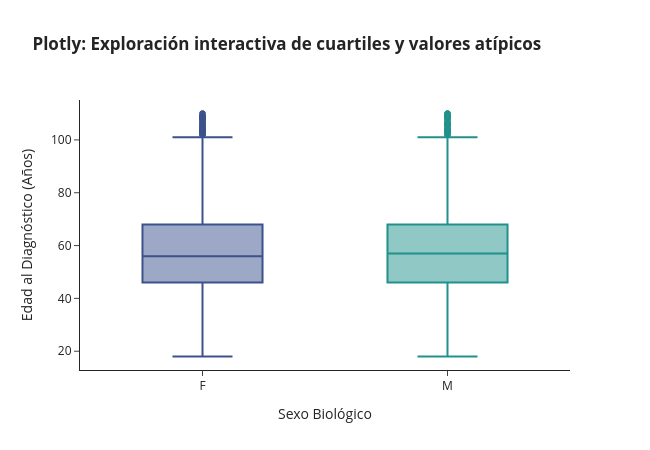

Write notebook code for a chart like this one.
### Code cell
# ==============================================================================
# 6. BENCHMARK DE VISUALIZACIÓN: MATPLOTLIB vs. SEABORN vs. PLOTLY
# ==============================================================================

# Preparación de datos
edad_f = df_clean[df_clean["GENDER"] == "F"]["AGE"].dropna()
edad_m = df_clean[df_clean["GENDER"] == "M"]["AGE"].dropna()

# ------------------------------------------------------------------------------
# 1. MATPLOTLIB PURO (Orientado a Objetos)
# Enfoque imperativo: control total de bajo nivel sobre cada elemento geométrico
# ------------------------------------------------------------------------------
fig, ax = plt.subplots(figsize=(6, 4))

bp = ax.boxplot(
    [edad_f, edad_m],
    tick_labels=["Femenino", "Masculino"],
    patch_artist=True,
    medianprops={"color": "black", "linewidth": 1.5},
    whiskerprops={"color": "#555555", "linestyle": "--"},
    capprops={"color": "#555555"},
)

colors = ["#3b528b", "#21918c"]
for patch, color in zip(bp["boxes"], colors):
    patch.set_facecolor(color)
    patch.set_alpha(0.7)

ax.set_title("Matplotlib: Mediana de edad similar entre ambos sexos", weight="bold")
ax.set_xlabel("Sexo Biológico")
ax.set_ylabel("Edad al Diagnóstico (Años)")
plt.tight_layout()
plt.savefig("figuras/comp_matplotlib.png", dpi=300)
plt.show()

# ------------------------------------------------------------------------------
# 2. SEABORN
# Enfoque declarativo estadístico: cálculo automático y sintaxis compacta
# ------------------------------------------------------------------------------
plt.figure(figsize=(6, 4))
ax_sns = sns.boxplot(
    data=df_clean, x="GENDER", y="AGE", palette=["#3b528b", "#21918c"], width=0.4
)
ax_sns.set_title("Seaborn: Mediana de edad similar entre ambos sexos", weight="bold")
ax_sns.set_xlabel("Sexo Biológico")
ax_sns.set_ylabel("Edad al Diagnóstico (Años)")
ax_sns.set_xticklabels(["Femenino", "Masculino"])
plt.tight_layout()
plt.savefig("figuras/comp_seaborn.png", dpi=300)
plt.show()

# ------------------------------------------------------------------------------
# 3. PLOTLY EXPRESS
# Enfoque interactivo: renderizado basado en web (D3.js) con inspección hover
# ------------------------------------------------------------------------------
fig_plotly = px.box(
    df_clean,
    x="GENDER",
    y="AGE",
    color="GENDER",
    color_discrete_map={"F": "#3b528b", "M": "#21918c"},
    labels={"GENDER": "Sexo Biológico", "AGE": "Edad al Diagnóstico (Años)"},
    title="<b>Plotly: Exploración interactiva de cuartiles y valores atípicos</b>",
)

fig_plotly.update_layout(
    showlegend=False, template="simple_white", width=650, height=450
)

# Exportar HTML interactivo e imagen estática
fig_plotly.write_html("figuras/comp_plotly.html")
fig_plotly.show()

### Figure 1 — Plotly figure (JSON) as saved in the notebook; plotly's stock layout.template omitted (floating-point values rounded to 4 significant figures; data arrays with more than 128 entries replaced by an {"elided": "..."} marker saying what was removed)
{"data": [{"alignmentgroup": "True", "hovertemplate": "Sexo Biológico=%{x}<br>Edad al Diagnóstico (Años)=%{y}<extra></extra>", "legendgroup": "F", "marker": {"color": "#3b528b"}, "name": "F", "notched": false, "offsetgroup": "F", "orientation": "v", "showlegend": true, "type": "box", "x": {"elided": "4481 str values"}, "x0": " ", "xaxis": "x", "y": {"elided": "4481 int values"}, "y0": " ", "yaxis": "y"}, {"alignmentgroup": "True", "hovertemplate": "Sexo Biológico=%{x}<br>Edad al Diagnóstico (Años)=%{y}<extra></extra>", "legendgroup": "M", "marker": {"color": "#21918c"}, "name": "M", "notched": false, "offsetgroup": "M", "orientation": "v", "showlegend": true, "type": "box", "x": {"elided": "4535 str values"}, "x0": " ", "xaxis": "x", "y": {"elided": "4535 int values"}, "y0": " ", "yaxis": "y"}], "layout": {"boxmode": "overlay", "height": 450, "legend": {"title": {"text": "Sexo Biológico"}, "tracegroupgap": 0}, "showlegend": false, "title": {"text": "<b>Plotly: Exploración interactiva de cuartiles y valores atípicos</b>"}, "width": 650, "xaxis": {"anchor": "y", "categoryarray": ["F", "M"], "categoryorder": "array", "domain": [0, 1], "title": {"text": "Sexo Biológico"}}, "yaxis": {"anchor": "x", "domain": [0, 1], "title": {"text": "Edad al Diagnóstico (Años)"}}}}
